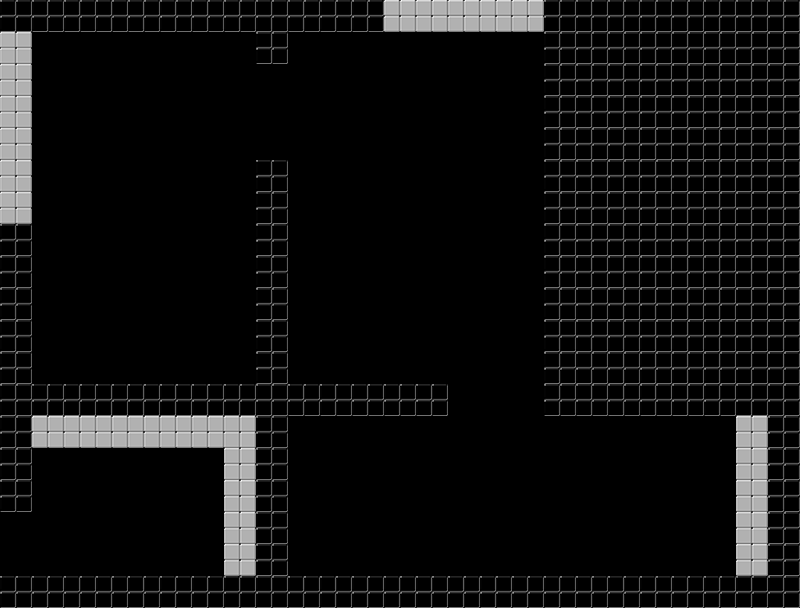

The image is a tile-based game level rendered from a .tmx file. Its description and complete source (layers, tilesets, objects, tile grids) follow:
An orthogonal 25x19 tile map with 32x32 px tiles, 2 tile layers (BloquesNegros, BloquesBlancos).

<map version="1.0" orientation="orthogonal" renderorder="left-up" width="25" height="19" tilewidth="32" tileheight="32" nextobjectid="1">
 <tileset firstgid="1" source="tilesetP.tsx" />
 <layer name="BloquesNegros" width="25" height="19">
  <data encoding="csv">
1,1,1,1,1,1,1,1,1,1,1,1,0,0,0,0,0,1,1,1,1,1,1,1,1,
0,0,0,0,0,0,0,0,1,0,0,0,0,0,0,0,0,1,1,1,1,1,1,1,1,
0,0,0,0,0,0,0,0,0,0,0,0,0,0,0,0,0,1,1,1,1,1,1,1,1,
0,0,0,0,0,0,0,0,0,0,0,0,0,0,0,0,0,1,1,1,1,1,1,1,1,
0,0,0,0,0,0,0,0,0,0,0,0,0,0,0,0,0,1,1,1,1,1,1,1,1,
0,0,0,0,0,0,0,0,1,0,0,0,0,0,0,0,0,1,1,1,1,1,1,1,1,
0,0,0,0,0,0,0,0,1,0,0,0,0,0,0,0,0,1,1,1,1,1,1,1,1,
1,0,0,0,0,0,0,0,1,0,0,0,0,0,0,0,0,1,1,1,1,1,1,1,1,
1,0,0,0,0,0,0,0,1,0,0,0,0,0,0,0,0,1,1,1,1,1,1,1,1,
1,0,0,0,0,0,0,0,1,0,0,0,0,0,0,0,0,1,1,1,1,1,1,1,1,
1,0,0,0,0,0,0,0,1,0,0,0,0,0,0,0,0,1,1,1,1,1,1,1,1,
1,0,0,0,0,0,0,0,1,0,0,0,0,0,0,0,0,1,1,1,1,1,1,1,1,
1,1,1,1,1,1,1,1,1,1,1,1,1,1,0,0,0,1,1,1,1,1,1,1,1,
1,0,0,0,0,0,0,0,1,0,0,0,0,0,0,0,0,0,0,0,0,0,0,0,1,
1,0,0,0,0,0,0,0,1,0,0,0,0,0,0,0,0,0,0,0,0,0,0,0,1,
1,0,0,0,0,0,0,0,1,0,0,0,0,0,0,0,0,0,0,0,0,0,0,0,1,
0,0,0,0,0,0,0,0,1,0,0,0,0,0,0,0,0,0,0,0,0,0,0,0,1,
0,0,0,0,0,0,0,0,1,0,0,0,0,0,0,0,0,0,0,0,0,0,0,0,1,
1,1,1,1,1,1,1,1,1,1,1,1,1,1,1,1,1,1,1,1,1,1,1,1,1
</data>
 </layer>
 <layer name="BloquesBlancos" width="25" height="19">
  <data encoding="csv">
0,0,0,0,0,0,0,0,0,0,0,0,3,3,3,3,3,0,0,0,0,0,0,0,0,
3,0,0,0,0,0,0,0,0,0,0,0,0,0,0,0,0,0,0,0,0,0,0,0,0,
3,0,0,0,0,0,0,0,0,0,0,0,0,0,0,0,0,0,0,0,0,0,0,0,0,
3,0,0,0,0,0,0,0,0,0,0,0,0,0,0,0,0,0,0,0,0,0,0,0,0,
3,0,0,0,0,0,0,0,0,0,0,0,0,0,0,0,0,0,0,0,0,0,0,0,0,
3,0,0,0,0,0,0,0,0,0,0,0,0,0,0,0,0,0,0,0,0,0,0,0,0,
3,0,0,0,0,0,0,0,0,0,0,0,0,0,0,0,0,0,0,0,0,0,0,0,0,
0,0,0,0,0,0,0,0,0,0,0,0,0,0,0,0,0,0,0,0,0,0,0,0,0,
0,0,0,0,0,0,0,0,0,0,0,0,0,0,0,0,0,0,0,0,0,0,0,0,0,
0,0,0,0,0,0,0,0,0,0,0,0,0,0,0,0,0,0,0,0,0,0,0,0,0,
0,0,0,0,0,0,0,0,0,0,0,0,0,0,0,0,0,0,0,0,0,0,0,0,0,
0,0,0,0,0,0,0,0,0,0,0,0,0,0,0,0,0,0,0,0,0,0,0,0,0,
0,0,0,0,0,0,0,0,0,0,0,0,0,0,0,0,0,0,0,0,0,0,0,0,0,
0,3,3,3,3,3,3,3,0,0,0,0,0,0,0,0,0,0,0,0,0,0,0,3,0,
0,0,0,0,0,0,0,3,0,0,0,0,0,0,0,0,0,0,0,0,0,0,0,3,0,
0,0,0,0,0,0,0,3,0,0,0,0,0,0,0,0,0,0,0,0,0,0,0,3,0,
0,0,0,0,0,0,0,3,0,0,0,0,0,0,0,0,0,0,0,0,0,0,0,3,0,
0,0,0,0,0,0,0,3,0,0,0,0,0,0,0,0,0,0,0,0,0,0,0,3,0,
0,0,0,0,0,0,0,0,0,0,0,0,0,0,0,0,0,0,0,0,0,0,0,0,0
</data>
 </layer>
</map>
